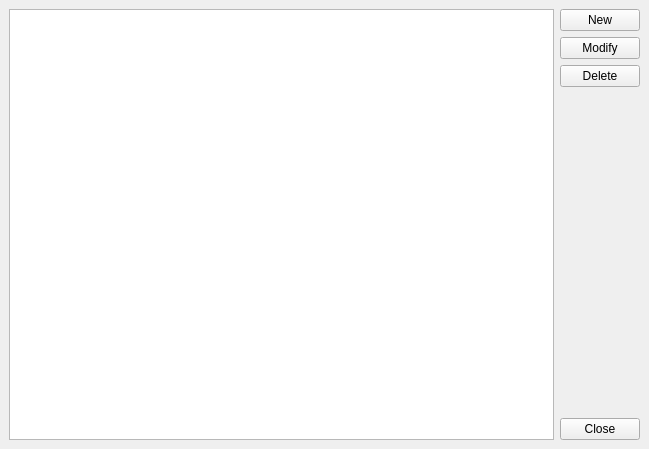
<?xml version="1.0" encoding="UTF-8"?>
<ui version="4.0">
 <class>Customers</class>
 <widget class="QDockWidget" name="Customers">
  <property name="geometry">
   <rect>
    <x>0</x>
    <y>0</y>
    <width>649</width>
    <height>449</height>
   </rect>
  </property>
  <property name="autoFillBackground">
   <bool>false</bool>
  </property>
  <property name="windowTitle">
   <string>&amp;Customers</string>
  </property>
  <widget class="QWidget" name="dockWidgetContents">
   <layout class="QGridLayout" name="gridLayout">
    <item row="0" column="1">
     <layout class="QVBoxLayout" name="verticalLayout">
      <property name="sizeConstraint">
       <enum>QLayout::SetDefaultConstraint</enum>
      </property>
      <item>
       <widget class="QPushButton" name="pbAddCustomer">
        <property name="text">
         <string>New</string>
        </property>
       </widget>
      </item>
      <item>
       <widget class="QPushButton" name="pbModCustomer">
        <property name="text">
         <string>Modify</string>
        </property>
       </widget>
      </item>
      <item>
       <widget class="QPushButton" name="pbDelCustomer">
        <property name="text">
         <string>Delete</string>
        </property>
       </widget>
      </item>
      <item>
       <spacer name="verticalSpacer">
        <property name="orientation">
         <enum>Qt::Vertical</enum>
        </property>
        <property name="sizeHint" stdset="0">
         <size>
          <width>20</width>
          <height>40</height>
         </size>
        </property>
       </spacer>
      </item>
      <item>
       <widget class="QPushButton" name="pbClose">
        <property name="text">
         <string>Close</string>
        </property>
       </widget>
      </item>
     </layout>
    </item>
    <item row="0" column="0">
     <widget class="QListView" name="lvCustomers">
      <property name="alternatingRowColors">
       <bool>true</bool>
      </property>
      <property name="iconSize">
       <size>
        <width>10</width>
        <height>10</height>
       </size>
      </property>
      <property name="layoutMode">
       <enum>QListView::SinglePass</enum>
      </property>
      <property name="selectionRectVisible">
       <bool>true</bool>
      </property>
     </widget>
    </item>
   </layout>
  </widget>
 </widget>
 <resources/>
 <connections/>
</ui>
